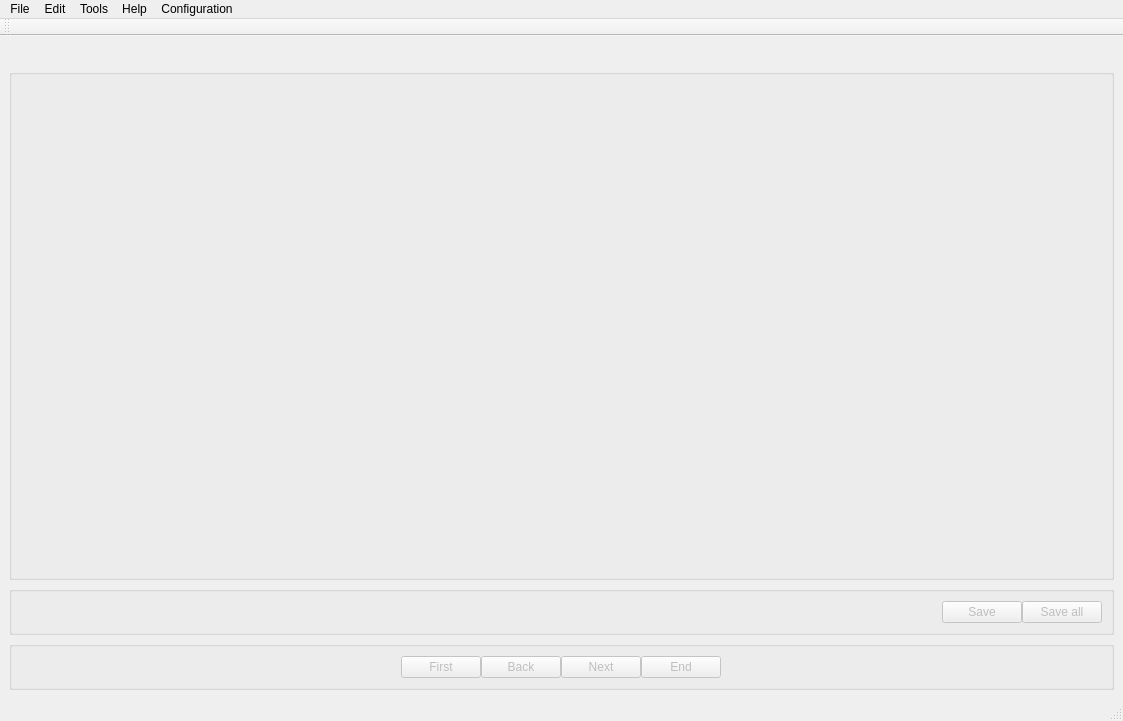
<?xml version="1.0" encoding="UTF-8"?>
<ui version="4.0">
 <class>MainWindow</class>
 <widget class="QMainWindow" name="MainWindow">
  <property name="geometry">
   <rect>
    <x>0</x>
    <y>0</y>
    <width>1123</width>
    <height>721</height>
   </rect>
  </property>
  <property name="sizePolicy">
   <sizepolicy hsizetype="Expanding" vsizetype="Expanding">
    <horstretch>0</horstretch>
    <verstretch>0</verstretch>
   </sizepolicy>
  </property>
  <property name="windowTitle">
   <string>EEG Artifact rejection and Annotation</string>
  </property>
  <widget class="QWidget" name="centralwidget">
   <property name="sizePolicy">
    <sizepolicy hsizetype="Expanding" vsizetype="Expanding">
     <horstretch>0</horstretch>
     <verstretch>0</verstretch>
    </sizepolicy>
   </property>
   <layout class="QVBoxLayout" name="verticalLayout_2">
    <item>
     <widget class="QLabel" name="labelTitle">
      <property name="font">
       <font>
        <pointsize>12</pointsize>
        <bold>true</bold>
       </font>
      </property>
      <property name="text">
       <string/>
      </property>
     </widget>
    </item>
    <item>
     <widget class="QGroupBox" name="groupBoxMain">
      <property name="sizePolicy">
       <sizepolicy hsizetype="Expanding" vsizetype="Expanding">
        <horstretch>0</horstretch>
        <verstretch>0</verstretch>
       </sizepolicy>
      </property>
      <property name="title">
       <string/>
      </property>
      <layout class="QHBoxLayout" name="horizontalLayout">
       <item>
        <layout class="QHBoxLayout" name="horizontalLayoutMain">
         <property name="spacing">
          <number>0</number>
         </property>
        </layout>
       </item>
      </layout>
     </widget>
    </item>
    <item>
     <widget class="QGroupBox" name="groupBoxAcions">
      <property name="title">
       <string/>
      </property>
      <property name="alignment">
       <set>Qt::AlignRight|Qt::AlignTrailing|Qt::AlignVCenter</set>
      </property>
      <layout class="QHBoxLayout" name="horizontalLayout_3">
       <item>
        <layout class="QHBoxLayout" name="horizontalLayoutActions">
         <property name="spacing">
          <number>0</number>
         </property>
         <property name="sizeConstraint">
          <enum>QLayout::SetDefaultConstraint</enum>
         </property>
         <property name="leftMargin">
          <number>0</number>
         </property>
         <property name="rightMargin">
          <number>0</number>
         </property>
         <item>
          <spacer name="horizontalSpacer">
           <property name="orientation">
            <enum>Qt::Horizontal</enum>
           </property>
           <property name="sizeHint" stdset="0">
            <size>
             <width>40</width>
             <height>20</height>
            </size>
           </property>
          </spacer>
         </item>
         <item>
          <widget class="QPushButton" name="pushButtonSave">
           <property name="enabled">
            <bool>false</bool>
           </property>
           <property name="sizePolicy">
            <sizepolicy hsizetype="Fixed" vsizetype="Fixed">
             <horstretch>0</horstretch>
             <verstretch>0</verstretch>
            </sizepolicy>
           </property>
           <property name="text">
            <string>Save</string>
           </property>
          </widget>
         </item>
         <item>
          <widget class="QPushButton" name="pushButtonSaveAll">
           <property name="enabled">
            <bool>false</bool>
           </property>
           <property name="sizePolicy">
            <sizepolicy hsizetype="Fixed" vsizetype="Fixed">
             <horstretch>0</horstretch>
             <verstretch>0</verstretch>
            </sizepolicy>
           </property>
           <property name="text">
            <string>Save all</string>
           </property>
          </widget>
         </item>
        </layout>
       </item>
      </layout>
     </widget>
    </item>
    <item>
     <widget class="QGroupBox" name="groupBoxWizard">
      <property name="title">
       <string/>
      </property>
      <property name="alignment">
       <set>Qt::AlignCenter</set>
      </property>
      <layout class="QHBoxLayout" name="horizontalLayout_5">
       <item>
        <layout class="QHBoxLayout" name="horizontalLayoutWizard">
         <property name="spacing">
          <number>0</number>
         </property>
         <item>
          <widget class="QPushButton" name="pushButtonBackAll">
           <property name="enabled">
            <bool>false</bool>
           </property>
           <property name="sizePolicy">
            <sizepolicy hsizetype="Fixed" vsizetype="Fixed">
             <horstretch>0</horstretch>
             <verstretch>0</verstretch>
            </sizepolicy>
           </property>
           <property name="text">
            <string>First</string>
           </property>
          </widget>
         </item>
         <item>
          <widget class="QPushButton" name="pushButtonBack">
           <property name="enabled">
            <bool>false</bool>
           </property>
           <property name="sizePolicy">
            <sizepolicy hsizetype="Fixed" vsizetype="Fixed">
             <horstretch>0</horstretch>
             <verstretch>0</verstretch>
            </sizepolicy>
           </property>
           <property name="text">
            <string>Back</string>
           </property>
          </widget>
         </item>
         <item>
          <widget class="QPushButton" name="pushButtonNext">
           <property name="enabled">
            <bool>false</bool>
           </property>
           <property name="sizePolicy">
            <sizepolicy hsizetype="Fixed" vsizetype="Fixed">
             <horstretch>0</horstretch>
             <verstretch>0</verstretch>
            </sizepolicy>
           </property>
           <property name="text">
            <string>Next</string>
           </property>
          </widget>
         </item>
         <item>
          <widget class="QPushButton" name="pushButtonNextAll">
           <property name="enabled">
            <bool>false</bool>
           </property>
           <property name="sizePolicy">
            <sizepolicy hsizetype="Fixed" vsizetype="Fixed">
             <horstretch>0</horstretch>
             <verstretch>0</verstretch>
            </sizepolicy>
           </property>
           <property name="text">
            <string>End</string>
           </property>
          </widget>
         </item>
        </layout>
       </item>
      </layout>
     </widget>
    </item>
   </layout>
  </widget>
  <widget class="QMenuBar" name="menubar">
   <property name="geometry">
    <rect>
     <x>0</x>
     <y>0</y>
     <width>1123</width>
     <height>19</height>
    </rect>
   </property>
   <widget class="QMenu" name="menuFile">
    <property name="title">
     <string>File</string>
    </property>
    <widget class="QMenu" name="menuDataset">
     <property name="title">
      <string>Dataset</string>
     </property>
     <addaction name="actionDsNew"/>
     <addaction name="actionDsLoad"/>
    </widget>
    <widget class="QMenu" name="menuParticipants">
     <property name="title">
      <string>Participants</string>
     </property>
     <addaction name="actionPtNew"/>
     <addaction name="actionPtLoad"/>
    </widget>
    <widget class="QMenu" name="menuTest">
     <property name="title">
      <string>Test</string>
     </property>
     <addaction name="actionLoad_Dataset"/>
    </widget>
    <addaction name="actionNew"/>
    <addaction name="menuDataset"/>
    <addaction name="menuParticipants"/>
    <addaction name="actionExit"/>
    <addaction name="menuTest"/>
   </widget>
   <widget class="QMenu" name="menuEdit">
    <property name="title">
     <string>Edit</string>
    </property>
   </widget>
   <widget class="QMenu" name="menuTools">
    <property name="title">
     <string>Tools</string>
    </property>
   </widget>
   <widget class="QMenu" name="menuHelp">
    <property name="title">
     <string>Help</string>
    </property>
   </widget>
   <widget class="QMenu" name="menuConfiguration">
    <property name="title">
     <string>Configuration</string>
    </property>
    <addaction name="actionAnnotation_mode"/>
   </widget>
   <addaction name="menuFile"/>
   <addaction name="menuEdit"/>
   <addaction name="menuTools"/>
   <addaction name="menuHelp"/>
   <addaction name="menuConfiguration"/>
  </widget>
  <widget class="QStatusBar" name="statusbar"/>
  <widget class="QToolBar" name="toolBar">
   <property name="windowTitle">
    <string>toolBar</string>
   </property>
   <attribute name="toolBarArea">
    <enum>TopToolBarArea</enum>
   </attribute>
   <attribute name="toolBarBreak">
    <bool>false</bool>
   </attribute>
  </widget>
  <action name="actionNew">
   <property name="text">
    <string>New</string>
   </property>
  </action>
  <action name="actionDsNew">
   <property name="text">
    <string>New</string>
   </property>
  </action>
  <action name="actionDsLoad">
   <property name="text">
    <string>Load</string>
   </property>
  </action>
  <action name="actionPtNew">
   <property name="text">
    <string>New</string>
   </property>
  </action>
  <action name="actionPtLoad">
   <property name="text">
    <string>Load</string>
   </property>
  </action>
  <action name="actionExit">
   <property name="text">
    <string>Exit</string>
   </property>
  </action>
  <action name="actionLoad_Dataset">
   <property name="text">
    <string>Load Dataset</string>
   </property>
  </action>
  <action name="actionAnnotation_mode">
   <property name="checkable">
    <bool>true</bool>
   </property>
   <property name="checked">
    <bool>true</bool>
   </property>
   <property name="text">
    <string>Annotation mode</string>
   </property>
  </action>
 </widget>
 <resources/>
 <connections/>
</ui>
